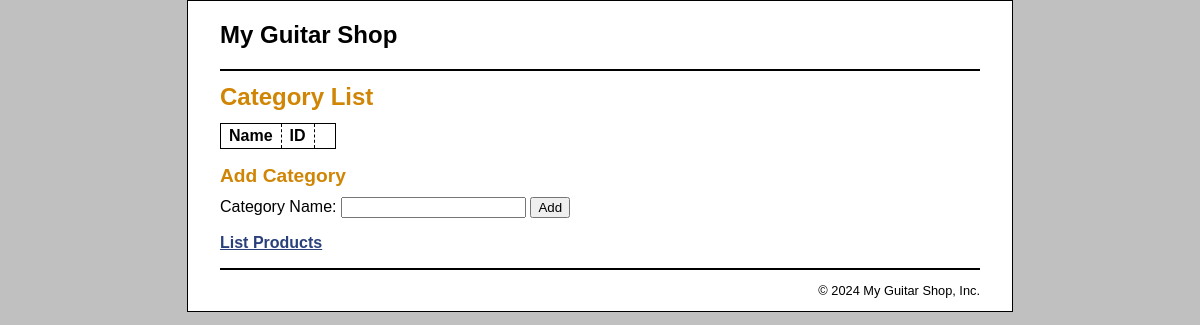
Page /part1/product_manager/index.php?action=list_categories on the earlier database version.
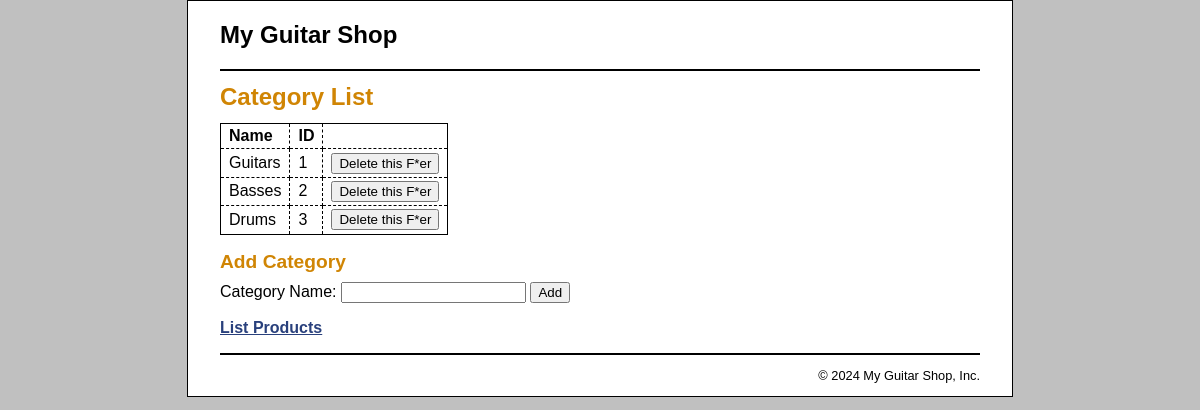
Same page on the later database version.
### tables this page shows
CREATE TABLE categories (
  categoryID       INT(11)        NOT NULL   AUTO_INCREMENT,
  categoryName     VARCHAR(255)   NOT NULL,
  PRIMARY KEY (categoryID)
);

### part1/model/category_db.php (called while the page is built, shortened)
<?php
function get_categories() {
    global $db;
    $query = 'SELECT * FROM categories
              ORDER BY categoryID';
    $statement = $db->prepare($query);
    $statement->execute();
    return $statement;
}
?>

### part1/product_manager/category_list.php (the view, shortened to what this page needs)
<?php include '../view/header.php'; ?>
<main>
    <h1>Category List</h1>
    <table>
        <tr>
            <th>Name</th>
            <th>ID</th>
            <th>&nbsp;</th>
        </tr>
        <?php foreach ($categories as $category) : ?>
            <tr>
                <td><?php echo $category['categoryName'];  ?></td>
                <td><?php echo $category['categoryID']; ?></td>
                <td><form action="." method="post">
                    <input type="submit" value="Delete this F*er">
                </form></td>
            </tr>
        <?php endforeach; ?>
    </table>
    <form action="index.php" method="post">
        <h2>Add Category</h2>
        <label>Category Name: </label>
        <input type="text" name="newCategoryName_POST" />
        <input type="submit" value="Add" />
        <br>
    </form>
    <p><a href="index.php?action=list_products">List Products</a></p>
</main>
<?php include '../view/footer.php'; ?>

Differences in the rows shown:
added categories: categoryName "Guitars", categoryID "1"
added categories: categoryName "Basses", categoryID "2"
added categories: categoryName "Drums", categoryID "3"
